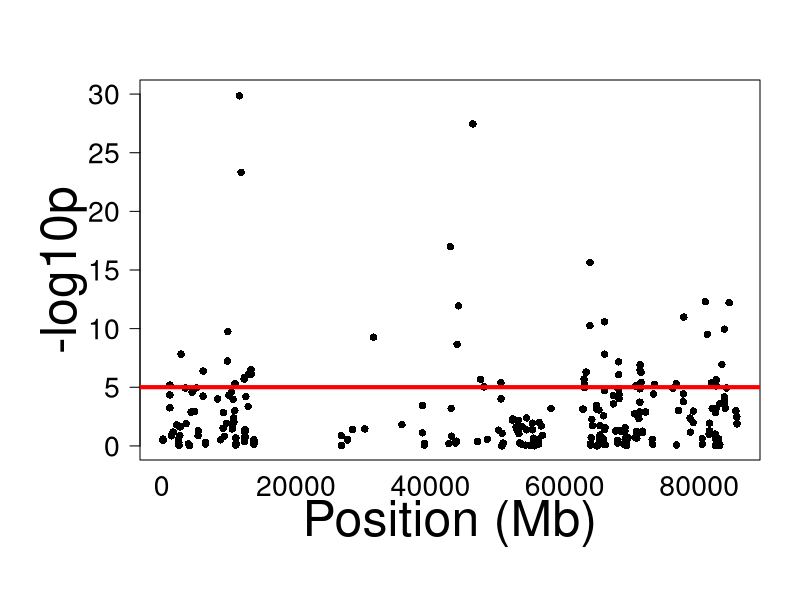

The R script that drew this image:
### Manhattan mitochondrial indels

indels3<-read.csv("temp/genome/indels_CMHtest_results.csv")
indels_m<-subset(indels3, CHROM=="chrmito")
View(indels_m)

x2=indels_m$POS
y2=indels_m$logp

top= 30
bottom=0

# Open the PDF device with the specified file path
pdf(file = "temp_figs/indels_mito_manhattan.pdf", height = 10, width = 18)

par(mar=c(7, 7, 4, 2)) 

plot(x2,y2,
     xlab="Position (Mb)",
     ylab="-log10p",
     ylim=c(bottom, top),
     cex.main=2.5, #size of text for main title
     cex.lab=3, #size of text for axis labels
     type="n",	#type = none: don't make plot yet, need to make rectangles first
     axes=FALSE)  #we will do the axes by hand next

#Here draw points or lines.  Often it is useful to play around with point type, font size, color...
points(x2,y2,pch=16)
box() 
axis(1, tick=FALSE, cex.axis=1.7)
axis(2, cex.axis=1.7,las=2,)
threshold_b_indels=0.05/nrow(indels3) #using indels3 applies the threshold to the ENTIRE genome, including the mitochondria
thresh_b_indels_log=-log10(threshold_b_indels)
abline(h = thresh_b_indels_log, col = "red", lwd = 4) #Bonferroni correction #p<0.05

dev.off()